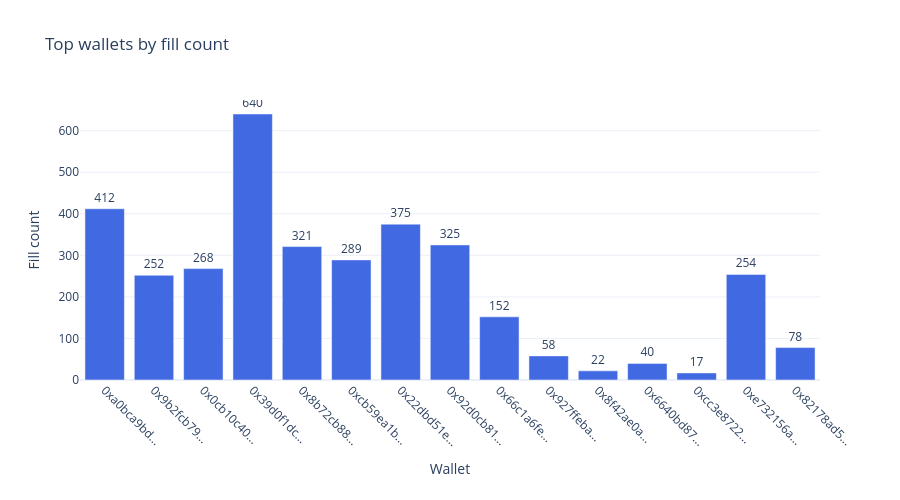

Here is the notebook cell this chart was saved with:
### Code cell
top15 = wallet_stats.head(15)

fig_wallet = go.Figure()
fig_wallet.add_trace(go.Bar(
    x=top15.index.str[:10] + '...',
    y=top15['fill_count'],
    marker_color='royalblue',
    text=top15['fill_count'],
    textposition='outside',
))

fig_wallet.update_layout(
    title='Top wallets by fill count',
    xaxis_title='Wallet',
    yaxis_title='Fill count',
    template='plotly_white',
    height=500,
    margin=dict(b=120),
)
fig_wallet.update_xaxes(tickangle=45)
fig_wallet.show()

### Figure 1 — Plotly figure (JSON) as saved in the notebook; plotly's stock layout.template omitted (floating-point values rounded to 4 significant figures)
{"data": [{"marker": {"color": "royalblue"}, "text": [412.0, 252.0, 268.0, 640.0, 321.0, 289.0, 375.0, 325.0, 152.0, 58.0, 22.0, 40.0, 17.0, 254.0, 78.0], "textposition": "outside", "type": "bar", "x": ["0xa0bca9bd...", "0x9b2fcb79...", "0x0cb10c40...", "0x39d0f1dc...", "0x8b72cb88...", "0xcb59ea1b...", "0x22dbd51e...", "0x92d0cb81...", "0x66c1a6fe...", "0x927ffeba...", "0x8f42ae0a...", "0x6640bd87...", "0xcc3e8722...", "0xe732156a...", "0x82178ad5..."], "y": [412, 252, 268, 640, 321, 289, 375, 325, 152, 58, 22, 40, 17, 254, 78]}], "layout": {"height": 500, "margin": {"b": 120}, "title": {"text": "Top wallets by fill count"}, "xaxis": {"tickangle": 45, "title": {"text": "Wallet"}}, "yaxis": {"title": {"text": "Fill count"}}}}
